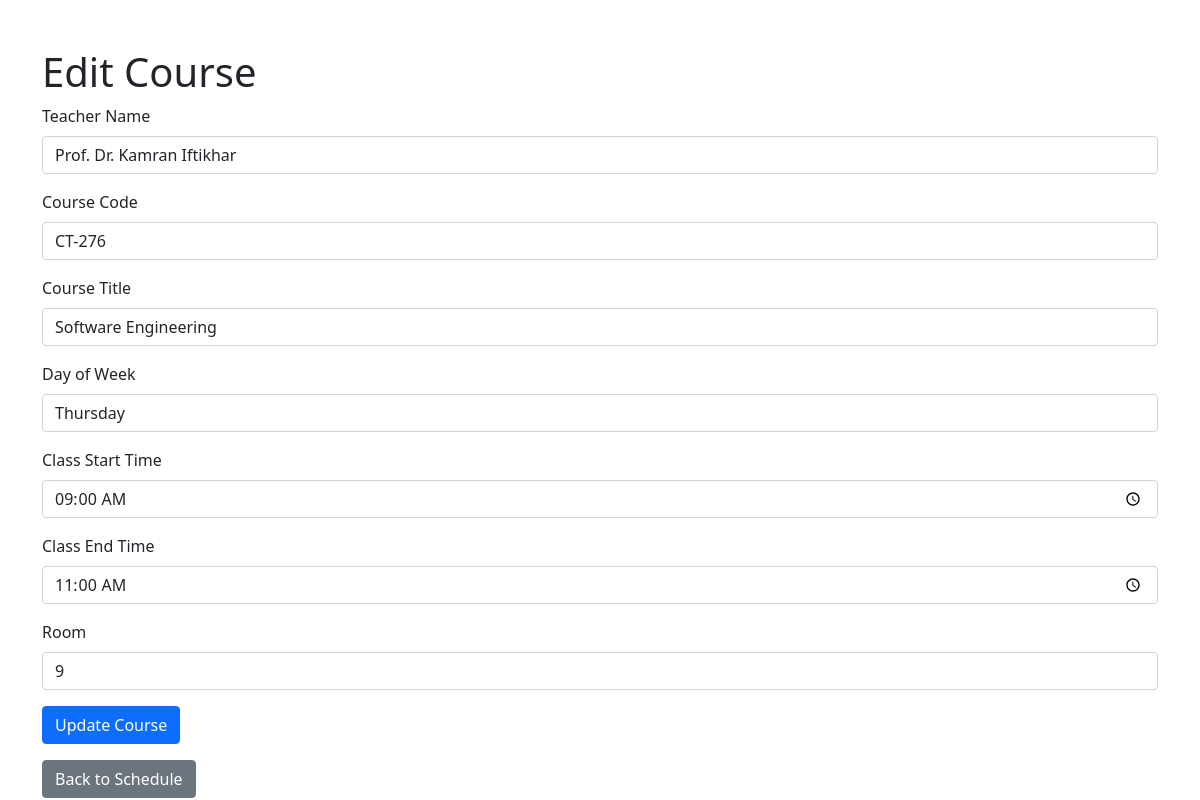
Before: /edit/2 with the older database file.
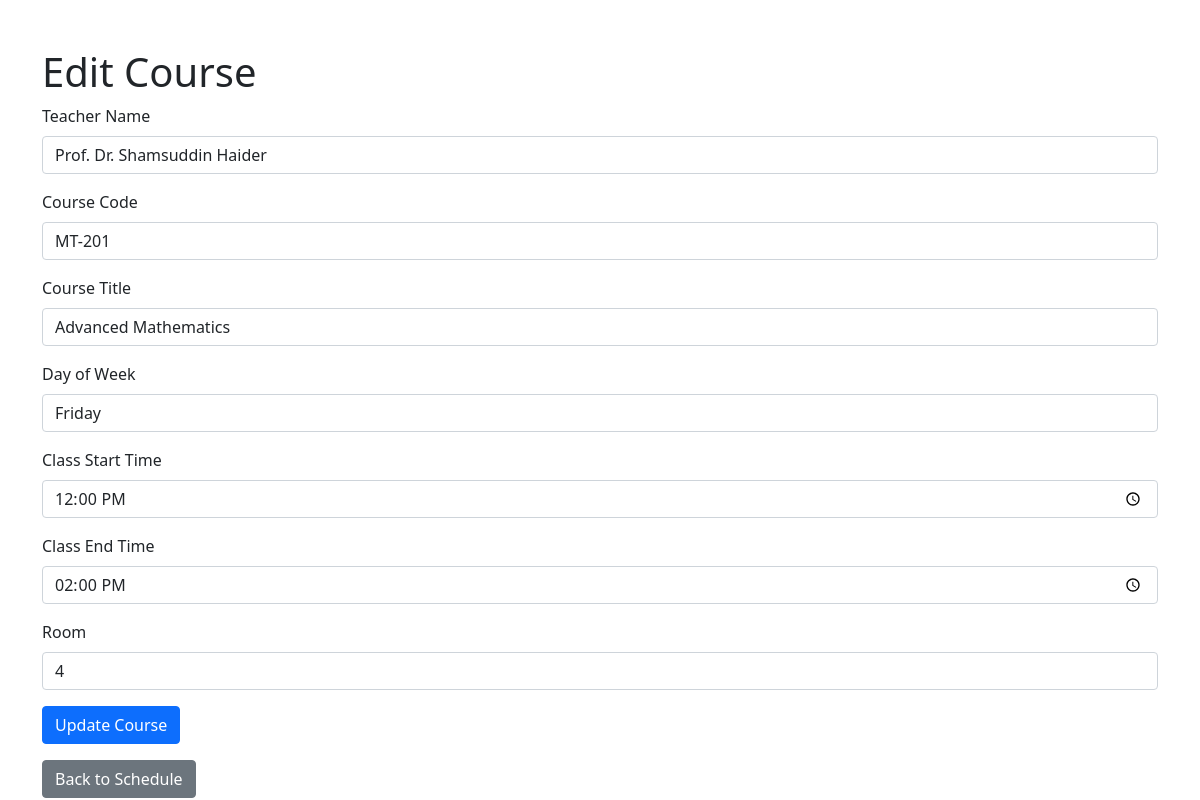
After: the same page with the newer database file.
### tables this page shows
CREATE TABLE course_schedule (
        id INTEGER PRIMARY KEY AUTOINCREMENT,
        teacher_name TEXT NOT NULL,
        course_code TEXT NOT NULL,
        course_title TEXT NOT NULL,
        day_of_week TEXT NOT NULL,
        class_start_time TIME NOT NULL,
        class_end_time TIME NOT NULL,
        room INTEGER NOT NULL
    );

### app.py (the view)
@app.route('/edit/<int:id>', methods=['GET', 'POST'])
def edit_course(id):
    try:
        with get_db_connection() as conn:
            if conn:
                cursor = conn.cursor()
                cursor.execute("SELECT * FROM course_schedule WHERE id = ?", (id,))
                course = cursor.fetchone()
                if course is None:
                    flash("Course not found.", "danger")
                    return redirect(url_for('course_list'))
                if request.method == 'POST':
                    teacher_name = request.form['teacher_name']
                    course_code = request.form['course_code']
                    course_title = request.form['course_title']
                    day_of_week = request.form['day_of_week']
                    class_start_time = request.form['class_start_time']
                    class_end_time = request.form['class_end_time']
                    room = request.form['room']
                    cursor.execute("""
                        UPDATE course_schedule
                        SET teacher_name = ?, course_code = ?, course_title = ?,
                            day_of_week = ?, class_start_time = ?, class_end_time = ?, room = ?
                        WHERE id = ?""", (teacher_name, course_code, course_title, day_of_week,
                                          class_start_time, class_end_time, room, id))
                    conn.commit()
                    flash("Course updated successfully.", "success")
                    return redirect(url_for('course_list'))
                else:
                    return render_template('edit_course.html', course=course)
            else:
                raise sqlite3.Error("Failed to connect to the database")
    except sqlite3.Error as e:
        flash(f"Error updating course: {e}", "danger")
        return redirect(url_for('course_list'))

### app.py (called while the page is built)
def get_db_connection():
    try:
        conn = sqlite3.connect('university_schedule.db')  # Connect to the database file
        conn.row_factory = sqlite3.Row  # Allows rows to behave like dictionaries
        return conn
    except sqlite3.Error as e:
        print(f"Database connection error: {e}")
        flash(f"Database error: {e}", "danger")
        return None

### templates/edit_course.html (shortened to what this page needs)
<!DOCTYPE html>
<html lang="en">
<head>
    <link rel="stylesheet" href="https://stackpath.bootstrapcdn.com/bootstrap/4.5.2/css/bootstrap.min.css">
    <link rel="stylesheet" href="https://cdn.jsdelivr.net/npm/bootstrap@5.1.3/dist/css/bootstrap.min.css">
</head>
<body>
    <div class="container mt-5">
        <h1>Edit Course</h1>
        <div aria-live="polite" aria-atomic="true" class="position-relative">
            <div class="toast-container position-fixed top-0 end-0 p-3">
            </div>
        </div>
        <form method="POST">
            <div class="form-group mb-3">
                <label for="teacher_name">Teacher Name</label>
                <input type="text" name="teacher_name" class="form-control" value="{{ course.teacher_name }}" required>
            </div>
            <div class="form-group mb-3">
                <label for="course_code">Course Code</label>
                <input type="text" name="course_code" class="form-control" value="{{ course.course_code }}" required>
            </div>
            <div class="form-group mb-3">
                <label for="course_title">Course Title</label>
                <input type="text" name="course_title" class="form-control" value="{{ course.course_title }}" required>
            </div>
            <div class="form-group mb-3">
                <label for="day_of_week">Day of Week</label>
                <input type="text" name="day_of_week" class="form-control" value="{{ course.day_of_week }}" required>
            </div>
            <div class="form-group mb-3">
                <label for="class_start_time">Class Start Time</label>
                <input type="time" name="class_start_time" class="form-control" value="{{ course.class_start_time }}" required>
            </div>
            <div class="form-group mb-3">
                <label for="class_end_time">Class End Time</label>
                <input type="time" name="class_end_time" class="form-control" value="{{ course.class_end_time }}" required>
            </div>
            <div class="form-group mb-3">
                <label for="room">Room</label>
                <input type="text" name="room" class="form-control" value="{{ course.room }}" required>
            </div>
            <button type="submit" class="btn btn-primary">Update Course</button>
        </form>
        <a href="{{ url_for('index') }}" class="btn btn-secondary mt-3">Back to Schedule</a>
    </div>
</body>
</html>

Changed rows visible on the page:
changed course_schedule: teacher_name "Prof. Dr. Kamran Iftikhar" → "Prof. Dr. Shamsuddin Haider"; course_code "CT-276" → "MT-201"; course_title "Software Engineering" → "Advanced Mathematics"; day_of_week "Thursday" → "Friday"; class_start_time "09:00" → "12:00"; class_end_time "11:00" → "14:00"; room "9" → "4"
